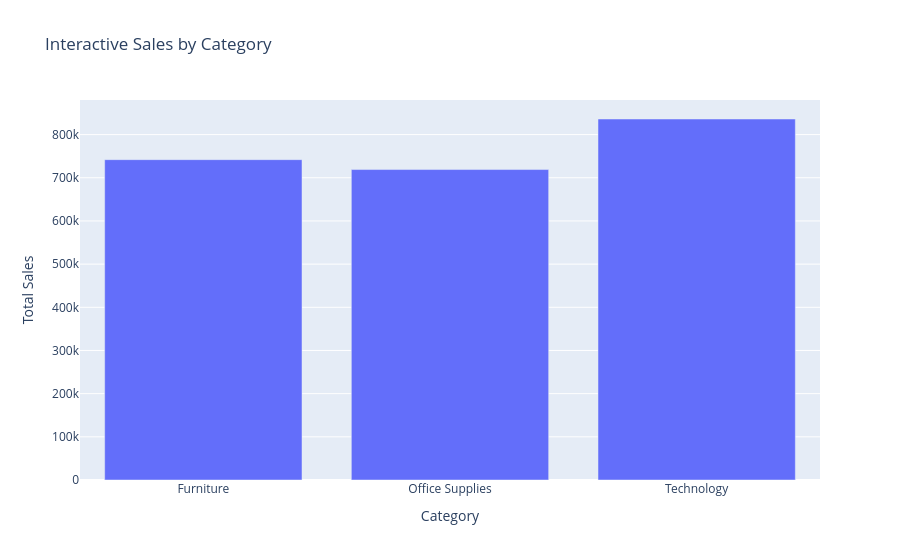

Write notebook code for a chart like this one.
### Code cell
fig = px.bar(
    df.groupby("Category", as_index=False)["Sales"].sum(),
    x="Category",
    y="Sales",
    title="Interactive Sales by Category",
    labels={"Sales": "Total Sales"}
)

fig.show()

### Figure 1 — Plotly figure (JSON) as saved in the notebook; plotly's stock layout.template omitted (floating-point values rounded to 4 significant figures)
{"data": [{"hovertemplate": "Category=%{x}<br>Total Sales=%{y}<extra></extra>", "legendgroup": "", "marker": {"color": "#636efa", "pattern": {"shape": ""}}, "name": "", "orientation": "v", "showlegend": false, "textposition": "auto", "type": "bar", "x": ["Furniture", "Office Supplies", "Technology"], "xaxis": "x", "y": [742000.0, 719000.0, 836200.0], "yaxis": "y"}], "layout": {"barmode": "relative", "legend": {"tracegroupgap": 0}, "title": {"text": "Interactive Sales by Category"}, "xaxis": {"anchor": "y", "domain": [0, 1], "title": {"text": "Category"}}, "yaxis": {"anchor": "x", "domain": [0, 1], "title": {"text": "Total Sales"}}}}
